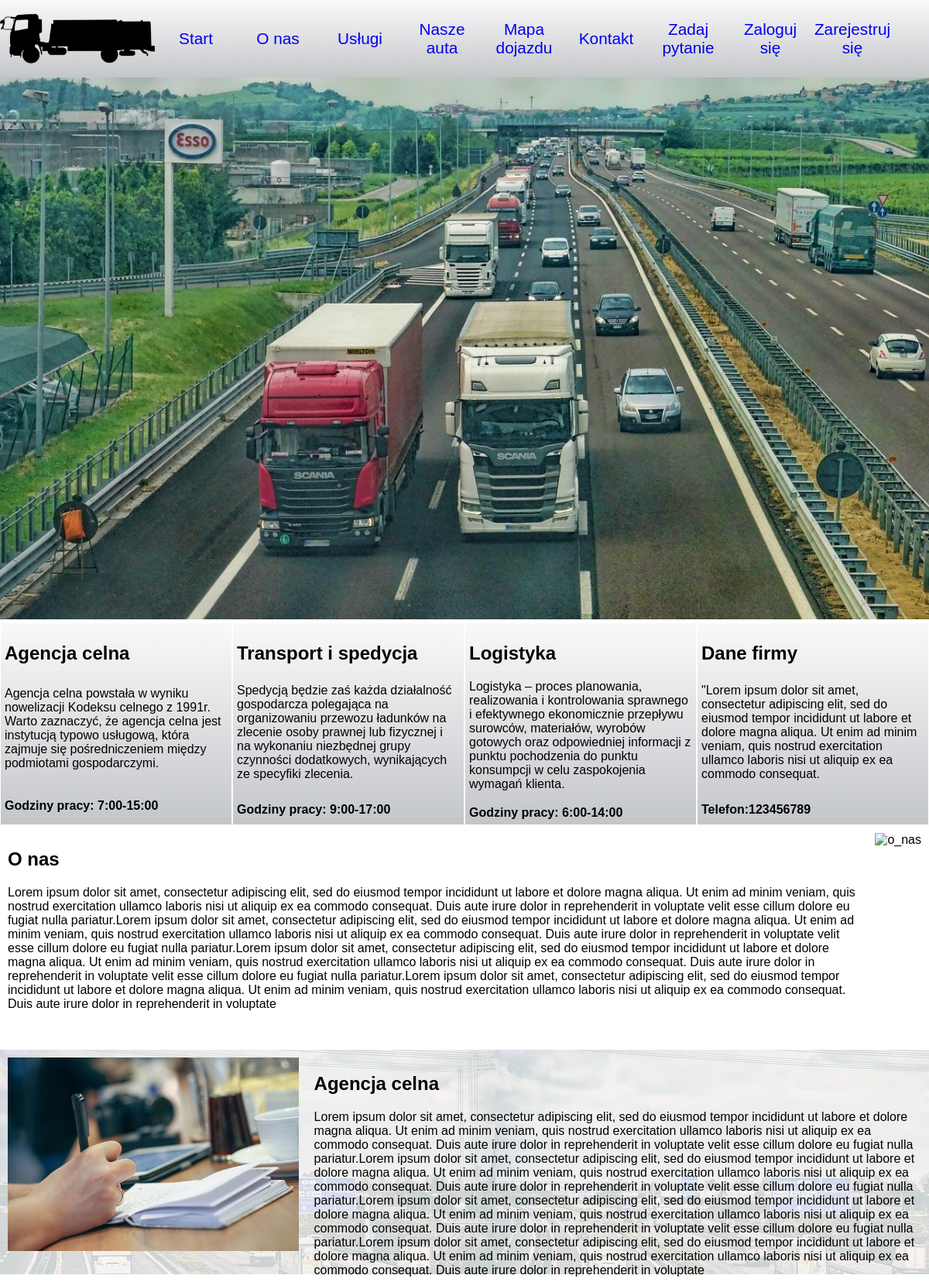
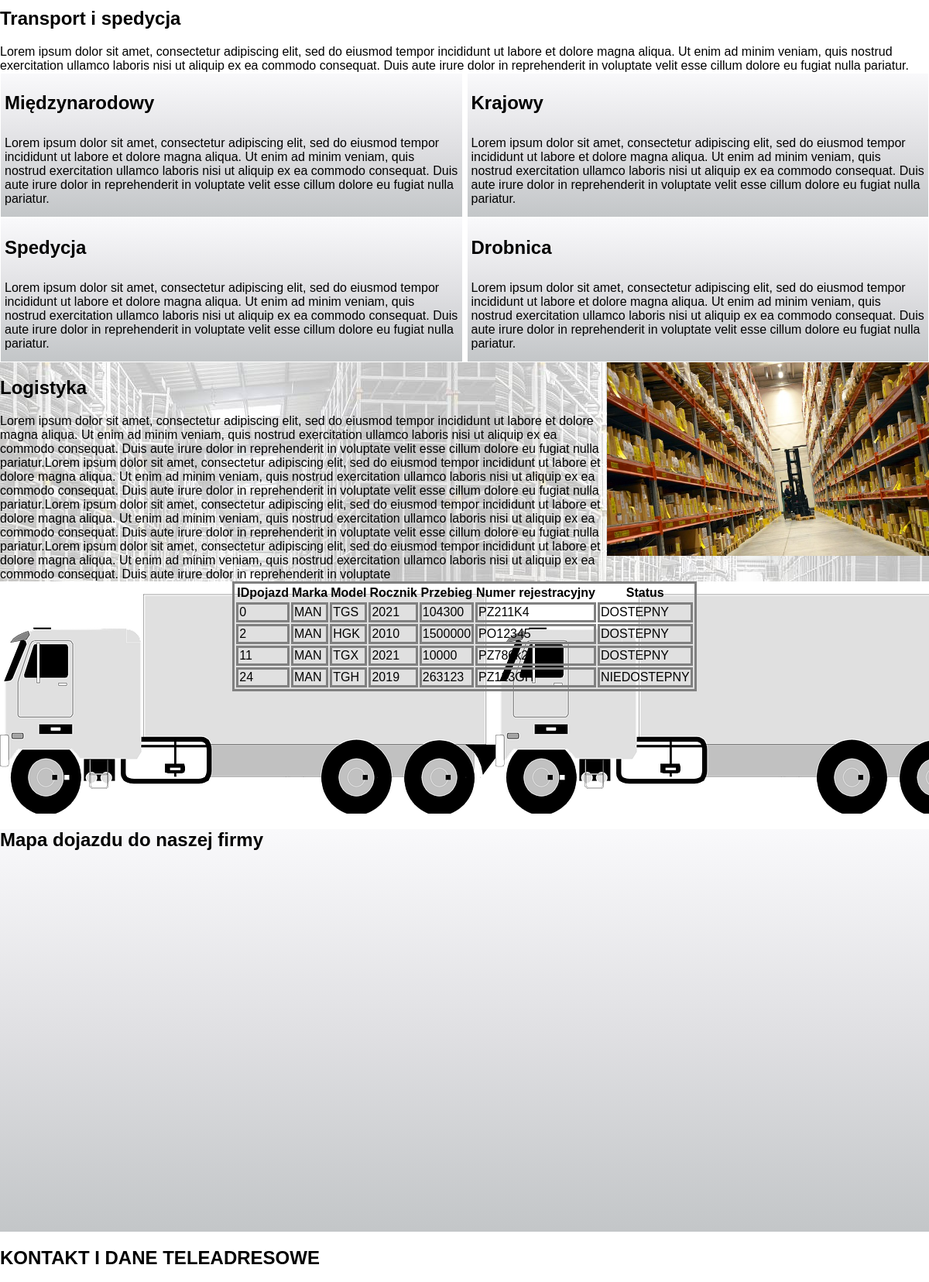
Page /strona.php (upper part) on the committed database (2 pictures, top to bottom).
### tables this page shows
CREATE TABLE `carsinfo` (
  `IDpojazd` int(11) NOT NULL,
  `Marka` text NOT NULL COMMENT 'Marka pojazdu',
  `Model` text NOT NULL COMMENT 'Model pojazdu',
  `Rocznik` int(11) NOT NULL COMMENT 'data produkcji pojazdu',
  `Przebieg` int(11) NOT NULL COMMENT 'w km',
  `Nr_rej` text NOT NULL COMMENT 'Numer rejestracyjny',
  `Status` text NOT NULL COMMENT 'Dostępny/Zajęty'
);

### strona.php (the view, shortened to what this page needs)
<?php
    $con = mysqli_connect('localhost', 'root', '', 'agencjacelna');
?>
<!DOCTYPE html>
<html>
<head>
    <link rel="stylesheet" href="styl.css"/>
</head>
<body>
    <div id="start">
        <div id=naglowek>
        <div id=logo class="kontener">
            <img src="logo.png" alt="logo" displayed=block id="logo" class="ruch"/>
        </div>
            <div id="menu">
                <div class="m">
                    <a href="#start"> Start </a>
                </div>
                <div class="m">
                    <a href="#O-nas">O nas</a>
                </div>
                <div class="m" >
                    <a href="#uslugi">Usługi</a>
                </div>
                 <div class="m">
                    <a href=#pojazdy>Nasze auta</a>
                </div>
                <div class="m">
                    <a href=#mapa>Mapa dojazdu</a>
                </div>
                <div class="m">
                    <a href=#kontakt>Kontakt</a>
                </div>
                <div class="m">
                    <a href=#pytanie>Zadaj pytanie</a>
                </div>
                <div class="m">
                <?php
                    if(!isset($_SESSION['login'])){
                    echo <<<LOGIN
                    <a href='login.php'>Zaloguj się</a>
LOGIN;
}
            ?>
                </div>
                <div class="m">
                <?php
                    if(!isset($_SESSION['login'])){
                    echo <<<REG
                    <a href='register.php'>Zarejestruj się</a>
REG;
                }
            ?>
            </div>
            </div>
        </div>
            <div id=zdj_1>
                <img src="zdj_1.jpg" alt="autostrada" displayed=block id="autostrada"/>
            </div>
        <div id=grid>
            <div id="A_C" class="kafelki">
                <h2>Agencja celna</h2>
                <a> Agencja celna powstała w wyniku nowelizacji Kodeksu celnego z 1991r. Warto zaznaczyć, że agencja celna jest instytucją typowo usługową, która zajmuje się pośredniczeniem między podmiotami gospodarczymi.</a>
                <br>
                <b>Godziny pracy: 7:00-15:00</b>
            </div>
            <div id="T_S" class="kafelki">
                <h2>Transport i spedycja</h2>
                <a> Spedycją będzie zaś każda działalność gospodarcza polegająca na organizowaniu przewozu ładunków na zlecenie osoby prawnej lub fizycznej i na wykonaniu niezbędnej grupy czynności dodatkowych, wynikających ze specyfiki zlecenia. </a>
                <br>
                <b>Godziny pracy: 9:00-17:00</b>
            </div>
            <div id="LOGISTYKA" class="kafelki">
                <h2>Logistyka</h2>
                <a> Logistyka – proces planowania, realizowania i kontrolowania sprawnego i efektywnego ekonomicznie przepływu surowców, materiałów, wyrobów gotowych oraz odpowiedniej informacji z punktu pochodzenia do punktu konsumpcji w celu zaspokojenia wymagań klienta.</a>
                <br>
                <b>Godziny pracy: 6:00-14:00</b>
            </div>
            <div id="D_F" class="kafelki">
                <h2>Dane firmy</h2>
                <a> "Lorem ipsum dolor sit amet, consectetur adipiscing elit, sed do eiusmod tempor incididunt ut labore et dolore magna aliqua. Ut enim ad minim veniam, quis nostrud exercitation ullamco laboris nisi ut aliquip ex ea commodo consequat.</a>
                <br>
                <b>Telefon:123456789</b>
            </div>
        </div>
    </div>
    <div id="O-nas">
        <div id="opis" class="on">
            <h2>O nas</h2>
            <a>Lorem ipsum dolor sit amet, consectetur adipiscing elit, sed do eiusmod tempor incididunt ut labore et dolore magna aliqua. Ut enim ad minim veniam, quis nostrud exercitation ullamco laboris nisi ut aliquip ex ea commodo consequat. Duis aute irure dolor in reprehenderit in voluptate velit esse cillum dolore eu fugiat nulla pariatur.Lorem ipsum dolor sit amet, consectetur adipiscing elit, sed do eiusmod tempor incididunt ut labore et dolore magna aliqua. Ut enim ad minim veniam, quis nostrud exercitation ullamco laboris nisi ut aliquip ex ea commodo consequat. Duis aute irure dolor in reprehenderit in voluptate velit esse cillum dolore eu fugiat nulla pariatur.Lorem ipsum dolor sit amet, consectetur adipiscing elit, sed do eiusmod tempor incididunt ut labore et dolore magna aliqua. Ut enim ad minim veniam, quis nostrud exercitation ullamco laboris nisi ut aliquip ex ea commodo consequat. Duis aute irure dolor in reprehenderit in voluptate velit esse cillum dolore eu fugiat nulla pariatur.Lorem ipsum dolor sit amet, consectetur adipiscing elit, sed do eiusmod tempor incididunt ut labore et dolore magna aliqua. Ut enim ad minim veniam, quis nostrud exercitation ullamco laboris nisi ut aliquip ex ea commodo consequat. Duis aute irure dolor in reprehenderit in voluptate </a>
        </div>
        <div id="zdj_2" class="on">
            <img src="zdj_2.jpg" alt="o_nas" displayed=block id="o_nas"/>
        </div>
    </div>
    <div id="uslugi">
        <div id="AC2">
            <div id="opisAC" class="AC">
                <h2>Agencja celna</h2>
                <a>Lorem ipsum dolor sit amet, consectetur adipiscing elit, sed do eiusmod tempor incididunt ut labore et dolore magna aliqua. Ut enim ad minim veniam, quis nostrud exercitation ullamco laboris nisi ut aliquip ex ea commodo consequat. Duis aute irure dolor in reprehenderit in voluptate velit esse cillum dolore eu fugiat nulla pariatur.Lorem ipsum dolor sit amet, consectetur adipiscing elit, sed do eiusmod tempor incididunt ut labore et dolore magna aliqua. Ut enim ad minim veniam, quis nostrud exercitation ullamco laboris nisi ut aliquip ex ea commodo consequat. Duis aute irure dolor in reprehenderit in voluptate velit esse cillum dolore eu fugiat nulla pariatur.Lorem ipsum dolor sit amet, consectetur adipiscing elit, sed do eiusmod tempor incididunt ut labore et dolore magna aliqua. Ut enim ad minim veniam, quis nostrud exercitation ullamco laboris nisi ut aliquip ex ea commodo consequat. Duis aute irure dolor in reprehenderit in voluptate velit esse cillum dolore eu fugiat nulla pariatur.Lorem ipsum dolor sit amet, consectetur adipiscing elit, sed do eiusmod tempor incididunt ut labore et dolore magna aliqua. Ut enim ad minim veniam, quis nostrud exercitation ullamco laboris nisi ut aliquip ex ea commodo consequat. Duis aute irure dolor in reprehenderit in voluptate </a></div>
            <div id="zdj_3" class="AC">
                <img src="zdj_3.jpg" alt="Agencja celna" displayed=block id="celna"/>
            </div>
        </div>
        <div id="TIS">
            <div id="opisTIS">
                <h2>Transport i spedycja</h2>
                <a>Lorem ipsum dolor sit amet, consectetur adipiscing elit, sed do eiusmod tempor incididunt ut labore et dolore magna aliqua. Ut enim ad minim veniam, quis nostrud exercitation ullamco laboris nisi ut aliquip ex ea commodo consequat. Duis aute irure dolor in reprehenderit in voluptate velit esse cillum dolore eu fugiat nulla pariatur.</a>
            </div>
            <div id="panele">
            <div id="MN" class="tis">
                <h2>Międzynarodowy</h2>
                <a>Lorem ipsum dolor sit amet, consectetur adipiscing elit, sed do eiusmod tempor incididunt ut labore et dolore magna aliqua. Ut enim ad minim veniam, quis nostrud exercitation ullamco laboris nisi ut aliquip ex ea commodo consequat. Duis aute irure dolor in reprehenderit in voluptate velit esse cillum dolore eu fugiat nulla pariatur.</a></div>
            <div id="KRAJ" class="tis">
                <h2>Krajowy</h2>
                <a>Lorem ipsum dolor sit amet, consectetur adipiscing elit, sed do eiusmod tempor incididunt ut labore et dolore magna aliqua. Ut enim ad minim veniam, quis nostrud exercitation ullamco laboris nisi ut aliquip ex ea commodo consequat. Duis aute irure dolor in reprehenderit in voluptate velit esse cillum dolore eu fugiat nulla pariatur.</a></div>
           </div>
             <div id="panele2">
            <div id="SPED" class="tis">
                <h2>Spedycja</h2>
                <a>Lorem ipsum dolor sit amet, consectetur adipiscing elit, sed do eiusmod tempor incididunt ut labore et dolore magna aliqua. Ut enim ad minim veniam, quis nostrud exercitation ullamco laboris nisi ut aliquip ex ea commodo consequat. Duis aute irure dolor in reprehenderit in voluptate velit esse cillum dolore eu fugiat nulla pariatur.</a></div>
            <div id="DROB" class="tis">
                <h2>Drobnica</h2>
                <a>Lorem ipsum dolor sit amet, consectetur adipiscing elit, sed do eiusmod tempor incididunt ut labore et dolore magna aliqua. Ut enim ad minim veniam, quis nostrud exercitation ullamco laboris nisi ut aliquip ex ea commodo consequat. Duis aute irure dolor in reprehenderit in voluptate velit esse cillum dolore eu fugiat nulla pariatur.</a></div>
           </div>
        <div id="LOG">
            <div id="zdj_4" class="logis">
                 <img src="zdj_4.jpg" alt="Logistyka" displayed=block id="logi"/>
            </div>
            <div id="opisLOG" class="logis">
                <h2>Logistyka</h2>
            <a>Lorem ipsum dolor sit amet, consectetur adipiscing elit, sed do eiusmod tempor incididunt ut labore et dolore magna aliqua. Ut enim ad minim veniam, quis nostrud exercitation ullamco laboris nisi ut aliquip ex ea commodo consequat. Duis aute irure dolor in reprehenderit in voluptate velit esse cillum dolore eu fugiat nulla pariatur.Lorem ipsum dolor sit amet, consectetur adipiscing elit, sed do eiusmod tempor incididunt ut labore et dolore magna aliqua. Ut enim ad minim veniam, quis nostrud exercitation ullamco laboris nisi ut aliquip ex ea commodo consequat. Duis aute irure dolor in reprehenderit in voluptate velit esse cillum dolore eu fugiat nulla pariatur.Lorem ipsum dolor sit amet, consectetur adipiscing elit, sed do eiusmod tempor incididunt ut labore et dolore magna aliqua. Ut enim ad minim veniam, quis nostrud exercitation ullamco laboris nisi ut aliquip ex ea commodo consequat. Duis aute irure dolor in reprehenderit in voluptate velit esse cillum dolore eu fugiat nulla pariatur.Lorem ipsum dolor sit amet, consectetur adipiscing elit, sed do eiusmod tempor incididunt ut labore et dolore magna aliqua. Ut enim ad minim veniam, quis nostrud exercitation ullamco laboris nisi ut aliquip ex ea commodo consequat. Duis aute irure dolor in reprehenderit in voluptate </a></div>
        </div>
    </div>
    </div>
    <div id=pojazdy>
        <table id=naszepojazdy>
        <tr>
            <th>IDpojazd</th>
            <th>Marka</th>
            <th>Model</th>
            <th>Rocznik</th>
            <th>Przebieg</th>
            <th>Numer rejestracyjny</th>
            <th>Status</th>
        </tr>
    <?php
             $lista="SELECT *
                                FROM carsinfo";
        $pojazdy= mysqli_query($con, $lista);
        while($pojazd=mysqli_fetch_assoc($pojazdy)){
          echo "
                <tr>
                <td>".$pojazd['IDpojazd']."</td>
                 <td>".$pojazd['Marka']."</td>
                 <td>".$pojazd['Model']."</td>
                 <td>".$pojazd['Rocznik']."</td>
                 <td>".$pojazd['Przebieg']."</td>
                 <td>".$pojazd['Nr_rej']."</td>
                 <td>".$pojazd['Status']."</td>
                 </tr>
                ";
        }
    ?>
    </table>
    </div>
    <div id="mapa">
        <h2>Mapa dojazdu do naszej firmy</h2>
        <br>
        <iframe src="https://www.google.com/maps/embed?pb=!1m23!1m12!1m3!1d2433.899256366083!2d16.92173539274074!3d52.40850203795981!2m3!1f0!2f0!3f0!3m2!1i1024!2i768!4f13.1!4m8!3e0!4m0!4m5!1s0x47045b3635665f11%3A0xc210b0ba32f3da44!2sFredry%2013%2C%2061-714%20Pozna%C5%84!3m2!1d52.4086522!2d16.921690899999998!5e0!3m2!1spl!2spl!4v1604600458592!5m2!1spl!2spl" width=100% height="450" frameborder="0" style="border:0;" allowfullscreen="" aria-hidden="false" tabindex="0"></iframe>
    </div>
        <h2 class="contackt">KONTAKT I DANE TELEADRESOWE</h2>

### styl.css (style rules this page uses)
html { scroll-behavior:smooth; }
body { background-color: white; margin: 0; font-family: sans-serif; font: Veranda; color:black; width: 100%; margin: 0 auto; }
a { text-decoration: none; }
#naglowek { background: rgb(249,249,251); background: linear-gradient(to bottom, rgba(249,249,251,1) 0%, rgba(224,224,227,1) 50%, rgba(195,198,200,1) 100%); display: flex; flex-direction: row; position: fixed; width: 100%; }
#logo { width:200px; height: auto; object-position: center; display: flex; align-items: center; justify-content: center; }
#menu { display: flex; flex-direction: row; align-items: center; justify-content: space-between; }
.m { width: 100px; height: 50px; font-size: 130%; text-decoration: none; text-align: center; display: flex; justify-content:center; align-items: center; padding: 3px; }
#autostrada { width: 100%; }
.kafelki { background: rgb(249,249,251); background: linear-gradient(to bottom, rgba(249,249,251,1) 0%, rgba(224,224,227,1) 50%, rgba(195,198,200,1) 100%); width: 190px%; height: 250px; margin: 1px; display: grid; padding: 5px; }
#grid { display:grid; grid-template-columns: 1fr 1fr 1fr 1fr; grid-template-rows: auto; grid-template-areas: 'A_C T_S LOG D_F' }
#A_C { grid-area: A_C; }
#T_S { grid-area: T_S; }
#O-nas { display:grid; grid-template-columns: 3fr 1fr; grid-template-rows: auto; grid-template-areas: 'opis opis opis zdj_2' }
#opis { grid-area: opis; }
#zdj_2 { grid-area: zdj_2; }
.on { height: 270px; background: white; margin 5px; padding: 10px; }
#o_nas { height: 250px; }
#AC2 { background-image:url(bgimg1.jpg); display:grid; grid-template-columns: 1fr 3fr; grid-template-rows: auto; grid-template-areas: 'zdj_3 opisAC opisAC opisAC'; }
#opisAC { grid-area: opisAC; }
#zdj_3 { grid-area: zdj_3; }
#celna { height:250px; }
.AC { height: 270px; margin 5px; padding: 10px; }
#panele { display:grid; grid-template-columns: 2fr 2fr; grid-template-rows: auto; grid-template-areas:'MN KRAJ'; grid-gap: 5px; }
#MN { grid-area: MN; }
#KRAJ { grid-area: KRAJ; }
#panele2 { display:grid; grid-template-columns: 2fr 2fr; grid-template-rows: auto; grid-template-areas:'SPED DROB'; grid-gap: 5px; }
#SPED { grid-area: SPED; }
#DROB { grid-area: DROB; }
.tis { background: rgb(249,249,251); background: linear-gradient(to bottom, rgba(249,249,251,1) 0%, rgba(224,224,227,1) 50%, rgba(195,198,200,1) 100%); width: 190px%; height: 175px; margin: 1px; display: grid; padding: 5px; }
#LOG { background-image:url(bgimg2.jpg); display:grid; grid-template-columns: 3fr 1fr; grid-template-rows: auto; grid-template-areas: 'opisLOG opisLOG opisLOG zdj_4'; }
#opisLOG { grid-area: opisLOG; }
#zdj_4 { grid-area: zdj_4; }
#logi { height: 250px; }
#mapa { background: rgb(249,249,251); background: linear-gradient(rgba(249,249,251,1) 0%, rgba(224,224,227,1) 50%, rgba(195,198,200,1) 100%); }
#pojazdy { background-image:url(bgimg5.png); width: 100%; height: 300px; }
#naszepojazdy td { margin: 0 auto; border: 3px solid gray; justify-content: center; }
#naszepojazdy { border: 3px solid gray; margin:auto; }

### rows in the picture
carsinfo: IDpojazd "0", Marka "MAN", Model "TGS", Rocznik "2021", Przebieg "104300", Nr_rej "PZ211K4", Status "DOSTEPNY"
carsinfo: IDpojazd "2", Marka "MAN", Model "HGK", Rocznik "2010", Przebieg "1500000", Nr_rej "PO12345", Status "DOSTEPNY"
carsinfo: IDpojazd "11", Marka "MAN", Model "TGX", Rocznik "2021", Przebieg "10000", Nr_rej "PZ786k2", Status "DOSTEPNY"
carsinfo: IDpojazd "24", Marka "MAN", Model "TGH", Rocznik "2019", Przebieg "263123", Nr_rej "PZ123GH", Status "NIEDOSTEPNY"
